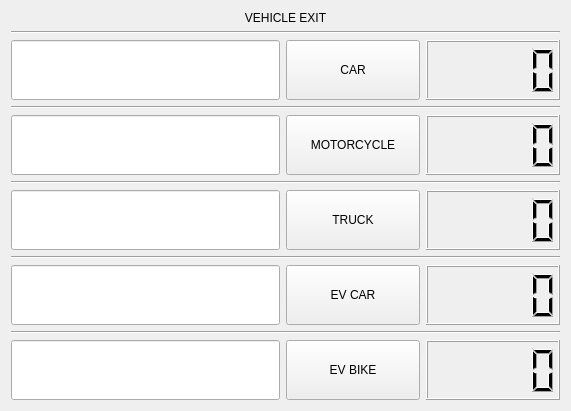
      <widget class="QWidget" name="vExit">
       <attribute name="title">
        <string>Tab 2</string>
       </attribute>
       <layout class="QGridLayout" name="gridLayout_4">
        <item row="0" column="0">
         <widget class="QLabel" name="label_2">
          <property name="styleSheet">
           <string notr="true">font: 700 18pt &quot;Segoe UI&quot;;</string>
          </property>
          <property name="text">
           <string>VEHICLE EXIT</string>
          </property>
          <property name="alignment">
           <set>Qt::AlignmentFlag::AlignCenter</set>
          </property>
         </widget>
        </item>
        <item row="1" column="0">
         <widget class="Line" name="line_4">
          <property name="orientation">
           <enum>Qt::Orientation::Horizontal</enum>
          </property>
         </widget>
        </item>
        <item row="2" column="0">
         <layout class="QVBoxLayout" name="verticalLayout_6" stretch="1,0,1,0,1,0,1,0,1">
          <property name="topMargin">
           <number>0</number>
          </property>
          <property name="bottomMargin">
           <number>0</number>
          </property>
          <item>
           <layout class="QHBoxLayout" name="horizontalLayout_14" stretch="2,1,1">
            <item>
             <widget class="QLineEdit" name="CarExitEdit">
              <property name="sizePolicy">
               <sizepolicy hsizetype="Expanding" vsizetype="Minimum">
                <horstretch>0</horstretch>
                <verstretch>0</verstretch>
               </sizepolicy>
              </property>
              <property name="minimumSize">
               <size>
                <width>0</width>
                <height>55</height>
               </size>
              </property>
              <property name="font">
               <font>
                <pointsize>30</pointsize>
                <bold>true</bold>
               </font>
              </property>
              <property name="text">
               <string notr="true"/>
              </property>
              <property name="maxLength">
               <number>10</number>
              </property>
              <property name="alignment">
               <set>Qt::AlignmentFlag::AlignCenter</set>
              </property>
             </widget>
            </item>
            <item>
             <widget class="QPushButton" name="CarButton_2">
              <property name="sizePolicy">
               <sizepolicy hsizetype="Minimum" vsizetype="Minimum">
                <horstretch>0</horstretch>
                <verstretch>0</verstretch>
               </sizepolicy>
              </property>
              <property name="minimumSize">
               <size>
                <width>0</width>
                <height>60</height>
               </size>
              </property>
              <property name="maximumSize">
               <size>
                <width>16777215</width>
                <height>16777215</height>
               </size>
              </property>
              <property name="mouseTracking">
               <bool>false</bool>
              </property>
              <property name="styleSheet">
               <string notr="true"/>
              </property>
              <property name="text">
               <string>CAR</string>
              </property>
             </widget>
            </item>
            <item>
             <widget class="QLCDNumber" name="CarLCD_2">
              <property name="minimumSize">
               <size>
                <width>0</width>
                <height>60</height>
               </size>
              </property>
              <property name="styleSheet">
               <string notr="true"/>
              </property>
             </widget>
            </item>
           </layout>
          </item>
          <item>
           <widget class="Line" name="line_13">
            <property name="orientation">
             <enum>Qt::Orientation::Horizontal</enum>
            </property>
           </widget>
          </item>
          <item>
           <layout class="QHBoxLayout" name="horizontalLayout_16" stretch="2,1,1">
            <item>
             <widget class="QLineEdit" name="BikeExitEdit">
              <property name="sizePolicy">
               <sizepolicy hsizetype="Expanding" vsizetype="Minimum">
                <horstretch>0</horstretch>
                <verstretch>0</verstretch>
               </sizepolicy>
              </property>
              <property name="minimumSize">
               <size>
                <width>0</width>
                <height>55</height>
               </size>
              </property>
              <property name="font">
               <font>
                <pointsize>30</pointsize>
                <bold>true</bold>
               </font>
              </property>
              <property name="text">
               <string notr="true"/>
              </property>
              <property name="maxLength">
               <number>10</number>
              </property>
              <property name="alignment">
               <set>Qt::AlignmentFlag::AlignCenter</set>
              </property>
             </widget>
            </item>
            <item>
             <widget class="QPushButton" name="BikeButton_2">
              <property name="sizePolicy">
               <sizepolicy hsizetype="Minimum" vsizetype="Minimum">
                <horstretch>0</horstretch>
                <verstretch>0</verstretch>
               </sizepolicy>
              </property>
              <property name="minimumSize">
               <size>
                <width>0</width>
                <height>60</height>
               </size>
              </property>
              <property name="maximumSize">
               <size>
                <width>16777215</width>
                <height>16777215</height>
               </size>
              </property>
              <property name="mouseTracking">
               <bool>false</bool>
              </property>
              <property name="styleSheet">
               <string notr="true"/>
              </property>
              <property name="text">
               <string>MOTORCYCLE</string>
              </property>
             </widget>
            </item>
            <item>
             <widget class="QLCDNumber" name="BikeLCD_2">
              <property name="minimumSize">
               <size>
                <width>0</width>
                <height>60</height>
               </size>
              </property>
             </widget>
            </item>
           </layout>
          </item>
          <item>
           <widget class="Line" name="line_14">
            <property name="orientation">
             <enum>Qt::Orientation::Horizontal</enum>
            </property>
           </widget>
          </item>
          <item>
           <layout class="QHBoxLayout" name="horizontalLayout_17" stretch="2,1,1">
            <item>
             <widget class="QLineEdit" name="TruckExitEdit">
              <property name="sizePolicy">
               <sizepolicy hsizetype="Expanding" vsizetype="Minimum">
                <horstretch>0</horstretch>
                <verstretch>0</verstretch>
               </sizepolicy>
              </property>
              <property name="minimumSize">
               <size>
                <width>0</width>
                <height>55</height>
               </size>
              </property>
              <property name="font">
               <font>
                <pointsize>30</pointsize>
                <bold>true</bold>
               </font>
              </property>
              <property name="text">
               <string notr="true"/>
              </property>
              <property name="maxLength">
               <number>10</number>
              </property>
              <property name="alignment">
               <set>Qt::AlignmentFlag::AlignCenter</set>
              </property>
             </widget>
            </item>
            <item>
             <widget class="QPushButton" name="TruckButton_2">
              <property name="sizePolicy">
               <sizepolicy hsizetype="Minimum" vsizetype="Minimum">
                <horstretch>0</horstretch>
                <verstretch>0</verstretch>
               </sizepolicy>
              </property>
              <property name="minimumSize">
               <size>
                <width>0</width>
                <height>60</height>
               </size>
              </property>
              <property name="maximumSize">
               <size>
                <width>16777215</width>
                <height>16777215</height>
               </size>
              </property>
              <property name="styleSheet">
               <string notr="true"/>
              </property>
              <property name="text">
               <string>TRUCK</string>
              </property>
             </widget>
            </item>
            <item>
             <widget class="QLCDNumber" name="TruckLCD_2">
              <property name="minimumSize">
               <size>
                <width>0</width>
                <height>60</height>
               </size>
              </property>
             </widget>
            </item>
           </layout>
          </item>
          <item>
           <widget class="Line" name="line_15">
            <property name="orientation">
             <enum>Qt::Orientation::Horizontal</enum>
            </property>
           </widget>
          </item>
          <item>
           <layout class="QHBoxLayout" name="horizontalLayout_18" stretch="2,1,1">
            <item>
             <widget class="QLineEdit" name="ECExitEdit">
              <property name="sizePolicy">
               <sizepolicy hsizetype="Expanding" vsizetype="Minimum">
                <horstretch>0</horstretch>
                <verstretch>0</verstretch>
               </sizepolicy>
              </property>
              <property name="minimumSize">
               <size>
                <width>0</width>
                <height>55</height>
               </size>
              </property>
              <property name="font">
               <font>
                <pointsize>30</pointsize>
                <bold>true</bold>
               </font>
              </property>
              <property name="text">
               <string notr="true"/>
              </property>
              <property name="maxLength">
               <number>10</number>
              </property>
              <property name="alignment">
               <set>Qt::AlignmentFlag::AlignCenter</set>
              </property>
             </widget>
            </item>
            <item>
             <widget class="QPushButton" name="ECButton_2">
              <property name="sizePolicy">
               <sizepolicy hsizetype="Minimum" vsizetype="Minimum">
                <horstretch>0</horstretch>
                <verstretch>0</verstretch>
               </sizepolicy>
              </property>
              <property name="minimumSize">
               <size>
                <width>0</width>
                <height>60</height>
               </size>
              </property>
              <property name="maximumSize">
               <size>
                <width>16777215</width>
                <height>16777215</height>
               </size>
              </property>
              <property name="styleSheet">
               <string notr="true"/>
              </property>
              <property name="text">
               <string>EV CAR</string>
              </property>
             </widget>
            </item>
            <item>
             <widget class="QLCDNumber" name="ECLCD_2">
              <property name="minimumSize">
               <size>
                <width>0</width>
                <height>60</height>
               </size>
              </property>
             </widget>
            </item>
           </layout>
          </item>
          <item>
           <widget class="Line" name="line_16">
            <property name="orientation">
             <enum>Qt::Orientation::Horizontal</enum>
            </property>
           </widget>
          </item>
          <item>
           <layout class="QHBoxLayout" name="horizontalLayout_19" stretch="2,1,1">
            <property name="bottomMargin">
             <number>0</number>
            </property>
            <item>
             <widget class="QLineEdit" name="EBExitEdit">
              <property name="sizePolicy">
               <sizepolicy hsizetype="Expanding" vsizetype="Minimum">
                <horstretch>0</horstretch>
                <verstretch>0</verstretch>
               </sizepolicy>
              </property>
              <property name="minimumSize">
               <size>
                <width>0</width>
                <height>55</height>
               </size>
              </property>
              <property name="font">
               <font>
                <pointsize>30</pointsize>
                <bold>true</bold>
               </font>
              </property>
              <property name="text">
               <string notr="true"/>
              </property>
              <property name="maxLength">
               <number>10</number>
              </property>
              <property name="alignment">
               <set>Qt::AlignmentFlag::AlignCenter</set>
              </property>
             </widget>
            </item>
            <item>
             <widget class="QPushButton" name="EBButton_2">
              <property name="sizePolicy">
               <sizepolicy hsizetype="Minimum" vsizetype="Minimum">
                <horstretch>0</horstretch>
                <verstretch>0</verstretch>
               </sizepolicy>
              </property>
              <property name="minimumSize">
               <size>
                <width>0</width>
                <height>60</height>
               </size>
              </property>
              <property name="styleSheet">
               <string notr="true"/>
              </property>
              <property name="text">
               <string>EV BIKE</string>
              </property>
             </widget>
            </item>
            <item>
             <widget class="QLCDNumber" name="EBLCD_2">
              <property name="minimumSize">
               <size>
                <width>0</width>
                <height>60</height>
               </size>
              </property>
             </widget>
            </item>
           </layout>
          </item>
         </layout>
        </item>
       </layout>
      </widget>
